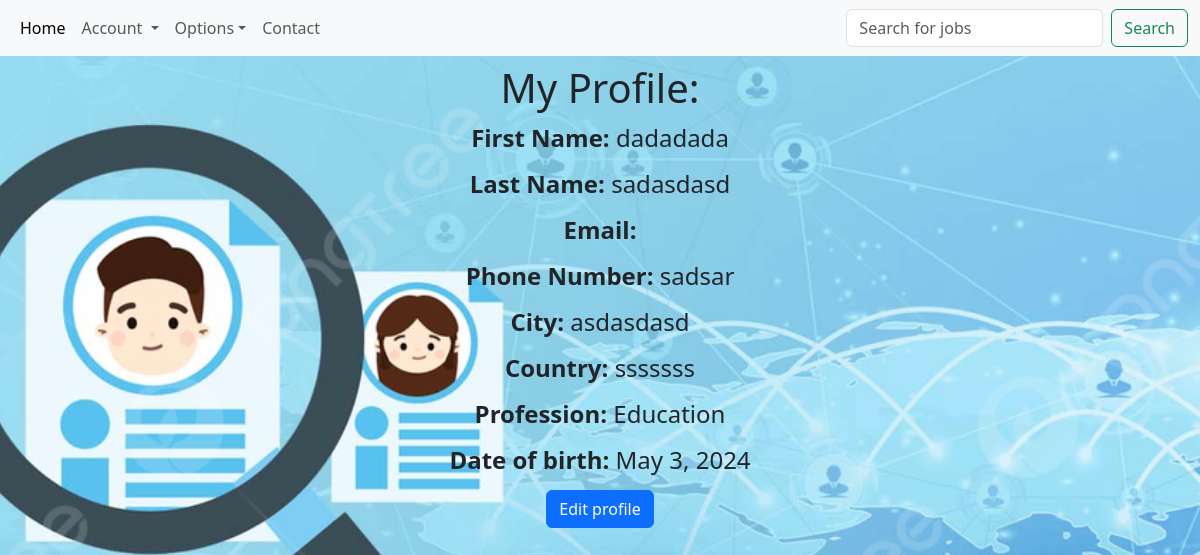
Before: /my-profile (signed in) with the older database file.
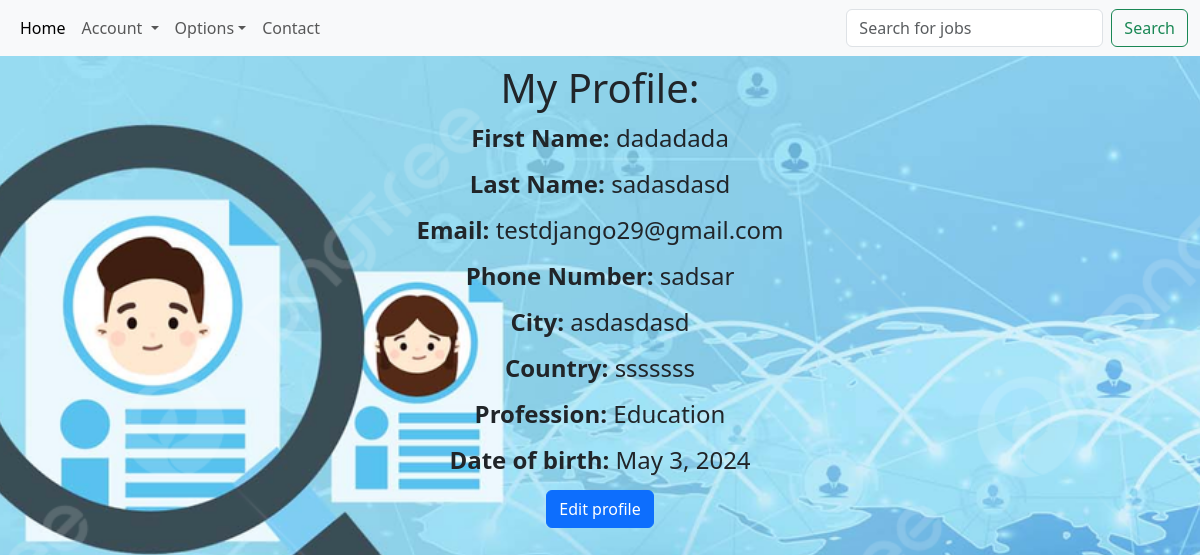
After: the same page with the newer database file.
### myapp/models.py (models this page shows)
class CustomUser(AbstractUser):
    phone_number = models.CharField(max_length=11, unique=True)
    city = models.CharField(max_length=200, blank=True, null=True)
    country = models.CharField(max_length=200, blank=True, null=True)
    profession = models.ForeignKey(WorkField, on_delete=models.CASCADE, null=True, blank=True)
    date_of_birth = models.DateField(blank=True, null=True)

class WorkField(models.Model):
    work_field = models.CharField(max_length=50, unique=True)
    def __str__(self):
        return self.work_field

### myapp/views.py (the view)
# urls.py: path('my-profile', views.my_profile, name='my_profile'),
@login_required
def my_profile(request):
    profile = request.user
    return render(request, 'my_profile.html', {'profile': profile})

### templates/my_profile.html (shortened to what this page needs)
{% extends 'base.html' %}
{% load static %}
{% block content %}
    <div class="container">
        <div class="row justify-content-center">
            <div class="col-md-6">
                <h1 class="text-center">My Profile:</h1>
                <div class="profile-container">
                    <div class="profile-field">
                        <label for="first-name">First Name:</label>
                        <span id="first-name">{{ profile.first_name }}</span>
                    </div>
                    <div class="profile-field">
                        <label for="last-name">Last Name:</label>
                        <span id="last-name">{{ profile.last_name }}</span>
                    </div>
                    <div class="profile-field">
                        <label for="email">Email:</label>
                        <span id="email">{{ profile.email }}</span>
                    </div>
                    <div class="profile-field">
                        <label for="phone">Phone Number:</label>
                        <span id="phone">{{ profile.phone_number }}</span>
                    </div>
                    <div class="profile-field">
                        <label for="city">City:</label>
                        <span id="city">{{ profile.city }}</span>
                    </div>
                    <div class="profile-field">
                        <label for="country">Country:</label>
                        <span id="country">{{ profile.country }}</span>
                    </div>
                    <div class="profile-field">
                        <label for="profession">Profession:</label>
                        <span id="profession">{{ profile.profession }}</span>
                    </div>
                    <div class="profile-field">
                        <label for="date_of_birth">Date of birth:</label>
                        <span id="date_of_birth">{{ profile.date_of_birth }}</span>
                    </div>
                <a href="{% url "edit_profile" %}" class="btn btn-primary">Edit profile</a>
                </div>
            </div>
        </div>
    </div>
{% endblock %}

Changed rows visible on the page:
changed CustomUser "dadadada": email (not shown) → "testdjango29@gmail.com"
